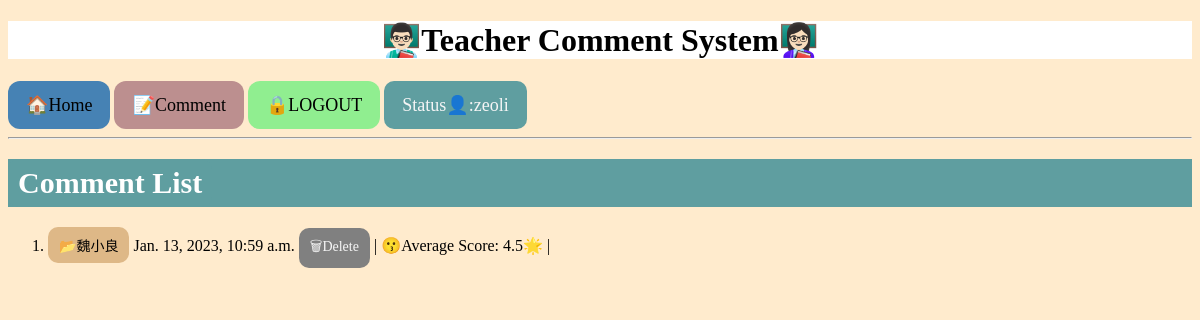
Screenshot of /message/ (signed in) with the database file from the repository.
### web/models.py (models this page shows, shortened)
class Message(models.Model):
    user = models.CharField("Teacher Name", max_length = 20)
    subject = models.CharField("Major", max_length = 10)
    content = models.TextField("Comment")
    publication_date = models.DateTimeField("Time",auto_now_add=True)

### web/views.py (the view)
# urls.py: path('', MessageList.as_view(), name= 'msg_list'),
class MessageList(ListView):
    model = Message
    ordering = ['-id'] #change -id into -score
    def get_context_data(self, **kwargs):
        ctx = super().get_context_data(**kwargs)
        for msg in ctx['message_list']:
            score = 0
            expense_list = Expense.objects.filter(target=msg.id)
            if expense_list.exists():
                for exp in expense_list:
                    score += exp.score
                msg.score = round(score / len(expense_list), 1)
            else:
                msg.score = "No one has commented🥸"
        return ctx

### web/templates/web/message_list.html (shortened to what this page needs)
{% extends "base.html" %}
{% block content %}
<h2><a href = "https://youtu.be/6CCBSaveJs8" class = button8>Comment List</a></h2>
<ol>
    {% for message in message_list %}
      <li>
        <a href = "{% url 'msg_view' message.id %}" class = button4>📂{{ message.user }}</a>
        {{ message.publication_date }}
        {% if user.is_authenticated %}
          <a href ="{% url 'msg_delete' message.id %}" class = button5>🗑Delete</a>
        {% endif %}
        |
        😗Average Score: {{ message.score }}🌟
        |
      </li>
    {% endfor %}
</ol>
{% endblock content %}

### web/templates/base.html (shortened to what this page needs)
<!DOCTYPE html>
<html lang="en">
<head>
    <link rel="stylesheet" href="/static/style.css">
</head>
<body>
    <h1>👨🏻‍🏫Teacher Comment System👩🏻‍🏫</h1>
    <div>
        <a href = '/' class = button1>🏠Home</a>
        <a href = "{% url 'msg_create' %}" class = button2>📝Comment</a>
        {% if user.is_authenticated %}
            <a href="{% url 'logout' %}" class = button3>🔒LOGOUT</a> <a href = "https://www.instagram.com/bboyzeo711/" class = button9>Status👤:{{ user.username }}</a>
        {% else %}
            <a href="{% url 'login' %}"  class = button3>🔐LOGIN</a>
        {% endif %}
    </div>
    <hr>
    <div>
        {% block content %}{% endblock content %}
    </div>
</body>
</html>

### static/style.css (style rules this page uses)
body { background-color: blanchedalmond; }
h1 { color: black; background-color: white; text-align: center }
h2 { background-color: cadetblue; }
div { border-color: black; }
.button1 { background-color: steelblue; border: none; color: black; padding: 13px 18px; text-align: center; text-decoration: none; display: inline-block; border-radius: 12px; font-size: 18px; transition-duration: 0.4s; }
.button2 { background-color: rosybrown; border: none; color: black; padding: 13px 18px; text-align: center; text-decoration: none; display: inline-block; border-radius: 12px; font-size: 18px; transition-duration: 0.4s; }
.button3 { background-color: lightgreen; border: none; color: black; padding: 13px 18px; text-align: center; text-decoration: none; display: inline-block; border-radius: 12px; font-size: 18px; transition-duration: 0.4s; }
.button4 { background-color: burlywood; border: none; color: black; padding: 8px 11px; text-align: center; text-decoration: none; display: inline-block; border-radius: 10px; font-size: 14px; transition-duration: 0.4s; }
.button5 { background-color: gray; border: none; color: whitesmoke; padding: 8px 11px; text-align: center; text-decoration: none; display: inline-block; border-radius: 10px; font-size: 14px; transition-duration: 0.4s; }
.button8 { background-color: cadetblue; border: none; color: white; padding: 7px 10px; text-align: center; text-decoration: none; display: inline-block; border-radius: 10px; font-size: 30px; transition-duration: 0.4s; }
.button9 { background-color: cadetblue; border: none; color: whitesmoke; padding: 13px 18px; text-align: center; text-decoration: none; display: inline-block; border-radius: 10px; font-size: 18px; transition-duration: 0.4s; }

### rows the page displays
Message: user "魏小良", publication_date "Jan. 13, 2023, 10:59 a.m.", score "4.5"

### other values shown
{{ user.username }} "zeoli"
